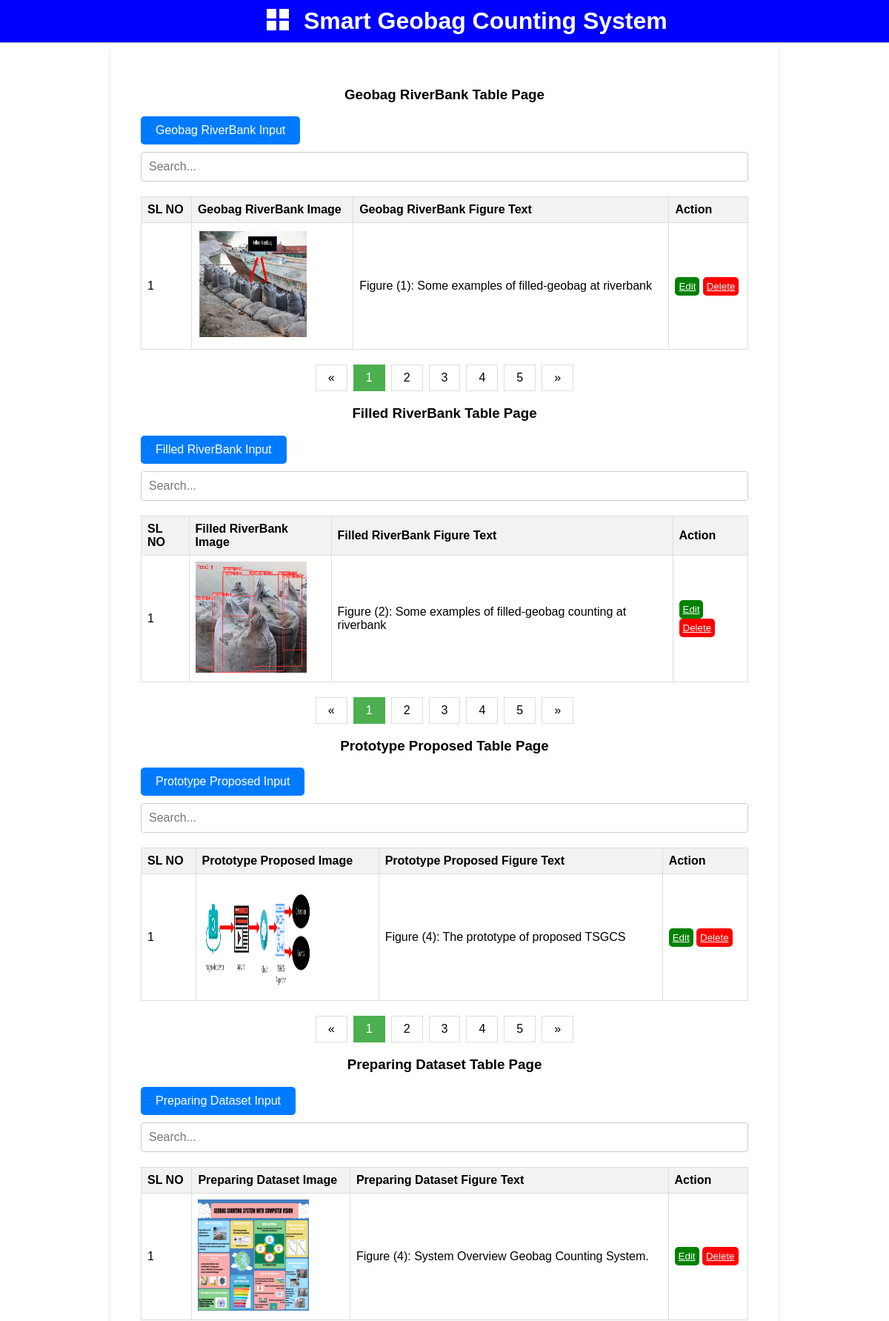
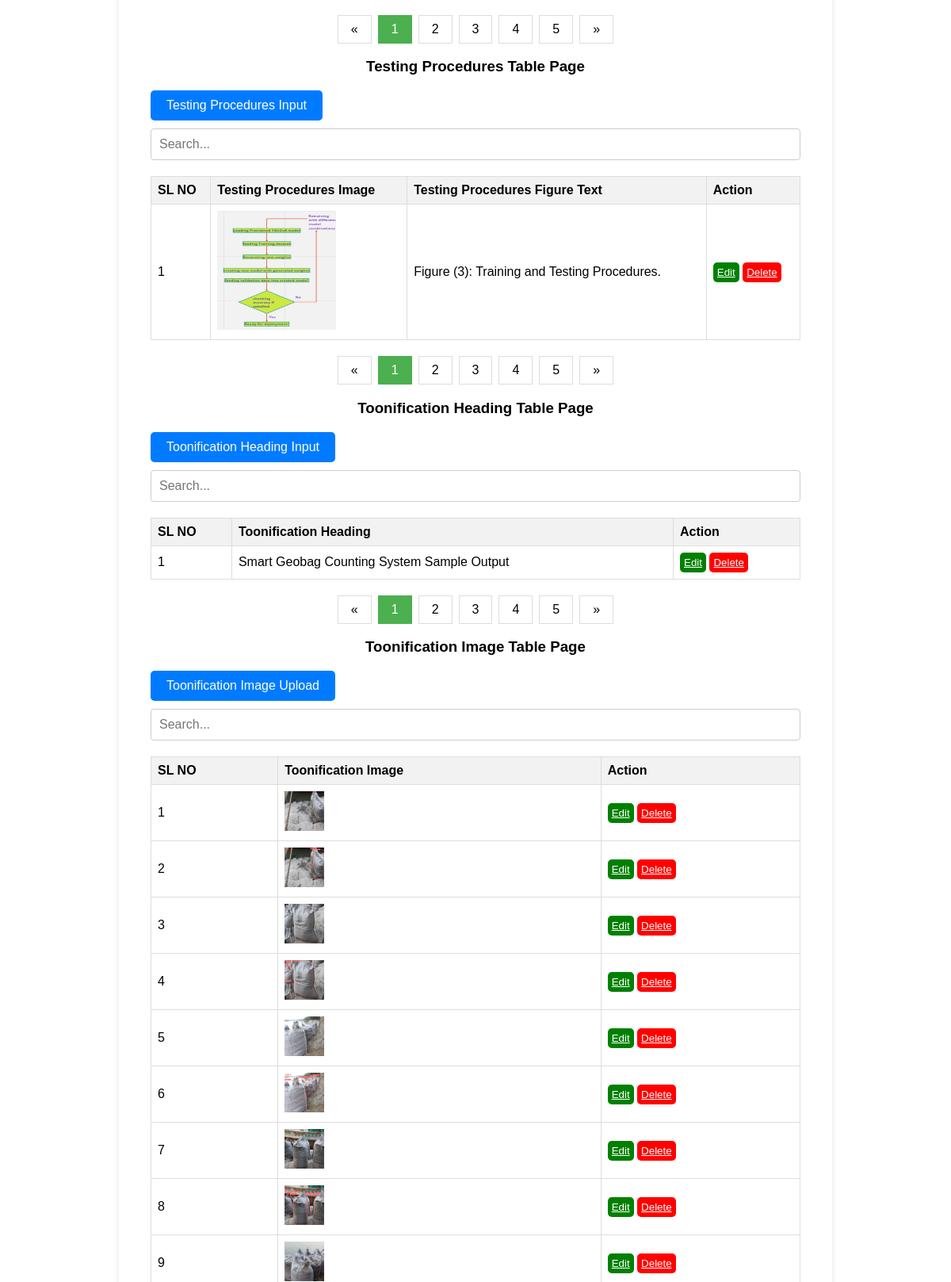
The page /geobagdatatable/ (upper part) on the database its author committed (2 pictures, top to bottom).
### Geobag_Counting/models.py (models this page shows)
class GeobagRiverBank(models.Model):
    geobag_at_riverbank_img = models.ImageField(upload_to='Geobag_at_RiverBank_img/', default='No images')
    image_figure_text = models.CharField(max_length = 500)

class FilledRiverBank(models.Model):
    geobag_counting_riverbank_img = models.ImageField(upload_to='Geobag_at_RiverBank_img/', default='No images')
    counting_figure_text = models.CharField(max_length = 500)

class PrototypeProposed(models.Model):
    prototype_of_proposed_img = models.ImageField(upload_to='Geobag_at_RiverBank_img/', default='No images')
    proposed_figure_text = models.CharField(max_length = 500, default='Default value')

class PreparingDataset(models.Model):
    preparing_pataset_img = models.ImageField(upload_to='Geobag_at_RiverBank_img/', default='No images')
    preparing_dataset_figure_text = models.CharField(max_length = 500)

class TestingProcedures(models.Model):
    testing_procedures_img = models.ImageField(upload_to='Geobag_at_RiverBank_img/', default='No images')
    testing_procedures_figure_text = models.CharField(max_length = 500)

class ToonificationHeading(models.Model):
   toonification_heading = models.CharField(max_length = 500)

class ToonificationImage(models.Model):
   toonification_photo = models.ImageField(upload_to='ToonificationImage/', default='No images')

### Geobag_Counting/views.py (the view)
# urls.py: path('geobagdatatable/', views.Geobagdatatable, name = 'Geobagdatatable'),
def Geobagdatatable(request):
    geobagriverbankdata = GeobagRiverBank.objects.all()
    filledriverbankdata = FilledRiverBank.objects.all()
    prototypeproposeddata = PrototypeProposed.objects.all()
    preparingdatasetdata = PreparingDataset.objects.all()
    testingproceduresdata = TestingProcedures.objects.all()
    toonificationheadingdata = ToonificationHeading.objects.all()
    toonificationimagedata = ToonificationImage.objects.all()
    data = {
        'geobagriverbankdata': geobagriverbankdata,
        'filledriverbankdata': filledriverbankdata,
        'prototypeproposeddata': prototypeproposeddata,
        'preparingdatasetdata': preparingdatasetdata,
        'testingproceduresdata': testingproceduresdata,
        'toonificationheadingdata': toonificationheadingdata,
        'toonificationimagedata': toonificationimagedata,
    }
    return render(request, 'GeobagDataTable.html', data)

### templates/GeobagDataTable.html (shortened to what this page needs)
{% load static %}
<!DOCTYPE html>
<html lang="en">
<head>
    <link rel="stylesheet" href="https://cdnjs.cloudflare.com/ajax/libs/font-awesome/4.7.0/css/font-awesome.min.css">
    <link rel="stylesheet" href="https://cdnjs.cloudflare.com/ajax/libs/font-awesome/5.15.4/css/all.min.css">
    <link rel="stylesheet" href="{% static 'css/style.css' %}">
    <link rel="stylesheet" href="{% static 'css/table.css' %}">
</head>
<body>
<div class = "Top-Section">
    <div class="top_bar">
        <div class = "logo">
          <a href=""><img src="{% static 'images/logo.png' %}"  alt="" >
            </a>
        <h1>Smart Geobag Counting System</h1>
    </div>
    </div>
</div>
<div class="body-section">
  <h3 class="card-title fw-semibold mb-4" style="text-align: center;">Geobag RiverBank Table Page</h3>
  <div class="link_button">
    <a href="{% url 'geobagriverbank' %}">Geobag RiverBank Input</a>
  </div>
  <div class="search-container">
    <input type="text" placeholder="Search...">
  </div>
  <table id="employeeTable">
    <thead>
      <tr>
        <th>SL NO</th>
        <th>Geobag RiverBank Image</th>
        <th>Geobag RiverBank Figure Text</th>
        <th>Action</th>
      </tr>
    </thead>
    <tbody>
      {% for i in geobagriverbankdata %}
      <tr>
          <td>{{forloop.counter}}</td>
          <td><img src="/media/{{i.geobag_at_riverbank_img}}" alt="no image"height="150px" width="150px"></td>
          <td>{{i.image_figure_text}}</td>
          <td><button class="edit-button"><a href="{% url 'geobagriverbank_edit' i.id %}"target = "blank" >Edit </a></button>
              <button class="delete-button"><a href="{% url 'geobagriverbank_delete' i.id %}"> Delete</a></button>
          </td>
      </tr>
      {% endfor %}
    </tbody>
  </table>
  <div class="pagination">
    <a href="#">&laquo;</a>
    <a href="#" class="active">1</a>
    <a href="#">2</a>
    <a href="#">3</a>
    <a href="#">4</a>
    <a href="#">5</a>
    <a href="#">&raquo;</a>
  </div>
  <h3 class="card-title fw-semibold mb-4" style="text-align: center;">Filled RiverBank Table Page</h3>
  <div class="link_button">
    <a href="{% url 'filledriverbank' %}">Filled RiverBank Input</a>
  </div>
  <div class="search-container">
    <input type="text" placeholder="Search...">
  </div>
  <table id="employeeTable">
    <thead>
      <tr>
        <th>SL NO</th>
        <th>Filled RiverBank Image</th>
        <th>Filled RiverBank Figure Text</th>
        <th>Action</th>
      </tr>
    </thead>
    <tbody>
      {% for i in filledriverbankdata %}
      <tr>
          <td>{{forloop.counter}}</td>
          <td><img src="/media/{{i.geobag_counting_riverbank_img}}" alt="no image"height="150px" width="150px"></td>
          <td>{{i.counting_figure_text}}</td>
          <td><button class="edit-button"><a href="{% url 'filledriverbank_edit' i.id %}"target = "blank" >Edit </a></button>
              <button class="delete-button"><a href="{% url 'filledriverbank_delete' i.id %}"> Delete</a></button>
          </td>
      </tr>
      {% endfor %}
    </tbody>
  </table>
  <div class="pagination">
    <a href="#">&laquo;</a>
    <a href="#" class="active">1</a>
    <a href="#">2</a>
    <a href="#">3</a>
    <a href="#">4</a>
    <a href="#">5</a>
    <a href="#">&raquo;</a>
  </div>
  <h3 class="card-title fw-semibold mb-4" style="text-align: center;">Prototype Proposed Table Page</h3>
  <div class="link_button">
    <a href="{% url 'prototypeproposed' %}">Prototype Proposed Input</a>
  </div>
  <div class="search-container">
    <input type="text" placeholder="Search...">
  </div>
  <table id="employeeTable">
    <thead>
      <tr>
        <th>SL NO</th>
        <th>Prototype Proposed  Image</th>
        <th>Prototype Proposed  Figure Text</th>
        <th>Action</th>
      </tr>
    </thead>
    <tbody>
      {% for i in prototypeproposeddata %}
      <tr>
          <td>{{forloop.counter}}</td>
          <td><img src="/media/{{i.prototype_of_proposed_img}}" alt="no image"height="150px" width="150px"></td>
          <td>{{i.proposed_figure_text}}</td>
          <td><button class="edit-button"><a href="{% url 'prototypeproposed_edit' i.id %}"target = "blank" >Edit </a></button>
              <button class="delete-button"><a href="{% url 'prototypeproposed_delete' i.id %}"> Delete</a></button>
          </td>
      </tr>
      {% endfor %}
    </tbody>
  </table>
  <div class="pagination">
    <a href="#">&laquo;</a>
    <a href="#" class="active">1</a>
    <a href="#">2</a>
    <a href="#">3</a>
    <a href="#">4</a>
    <a href="#">5</a>
    <a href="#">&raquo;</a>
  </div>
<h3 class="card-title fw-semibold mb-4" style="text-align: center;">Preparing Dataset Table Page</h3>
<div class="link_button">
  <a href="{% url 'preparingdataset' %}">Preparing Dataset Input</a>
</div>
<div class="search-container">
  <input type="text" placeholder="Search...">
</div>
<table id="employeeTable">
  <thead>
    <tr>
      <th>SL NO</th>
      <th>Preparing Dataset  Image</th>
      <th>Preparing Dataset  Figure Text</th>
      <th>Action</th>
    </tr>
  </thead>
  <tbody>
    {% for i in preparingdatasetdata %}
    <tr>
        <td>{{forloop.counter}}</td>
        <td><img src="/media/{{i.preparing_pataset_img}}" alt="no image"height="150px" width="150px"></td>
        <td>{{i.preparing_dataset_figure_text}}</td>
        <td><button class="edit-button"><a href="{% url 'preparingdataset_edit' i.id %}"target = "blank" >Edit </a></button>
            <button class="delete-button"><a href="{% url 'preparingdataset_delete' i.id %}"> Delete</a></button>
        </td>
    </tr>
    {% endfor %}
  </tbody>
</table>
<div class="pagination">
  <a href="#">&laquo;</a>
  <a href="#" class="active">1</a>
  <a href="#">2</a>
  <a href="#">3</a>
  <a href="#">4</a>
  <a href="#">5</a>
  <a href="#">&raquo;</a>
</div>
<h3 class="card-title fw-semibold mb-4" style="text-align: center;">Testing Procedures Table Page</h3>
<div class="link_button">
  <a href="{% url 'testingprocedures' %}">Testing Procedures Input</a>
</div>
<div class="search-container">
  <input type="text" placeholder="Search...">
</div>
<table id="employeeTable">
  <thead>
    <tr>
      <th>SL NO</th>
      <th>Testing Procedures  Image</th>
      <th>Testing Procedures  Figure Text</th>
      <th>Action</th>
    </tr>
  </thead>
  <tbody>
    {% for i in testingproceduresdata %}
    <tr>
        <td>{{forloop.counter}}</td>
        <td><img src="/media/{{i.testing_procedures_img}}" alt="no image"height="150px" width="150px"></td>
        <td>{{i.testing_procedures_figure_text}}</td>
        <td><button class="edit-button"><a href="{% url 'testingprocedures_edit' i.id %}"target = "blank" >Edit </a></button>
            <button class="delete-button"><a href="{% url 'testingprocedures_delete' i.id %}"> Delete</a></button>
        </td>
    </tr>
    {% endfor %}
  </tbody>
</table>
<div class="pagination">
  <a href="#">&laquo;</a>
  <a href="#" class="active">1</a>
  <a href="#">2</a>
  <a href="#">3</a>
  <a href="#">4</a>
  <a href="#">5</a>
  <a href="#">&raquo;</a>
</div>
<h3 class="card-title fw-semibold mb-4" style="text-align: center;">Toonification Heading Table Page </h3>
<div class="link_button">
  <a href="{% url 'toonificationheadingpage' %}">Toonification Heading Input</a>
</div>
<div class="search-container">
  <input type="text" placeholder="Search...">
</div>
<table id="employeeTable">
  <thead>
    <tr>
      <th>SL NO</th>
      <th>Toonification Heading</th>
      <th>Action</th>
    </tr>
  </thead>
  <tbody>
    {% for i in toonificationheadingdata %}
    <tr>
        <td>{{forloop.counter}}</td>
        <td>{{i.toonification_heading}}</td>
        <td><button class="edit-button"><a href="{% url 'ToonificationHeadingpageedit' i.id %}"target = "blank" >Edit </a></button>
            <button class="delete-button"><a href="{% url 'deleteToonificationHeading' i.id %}"> Delete</a></button>
        </td>
    </tr>
    {% endfor %}
  </tbody>
</table>
<div class="pagination">
  <a href="#">&laquo;</a>
  <a href="#" class="active">1</a>
  <a href="#">2</a>
  <a href="#">3</a>
  <a href="#">4</a>
  <a href="#">5</a>
  <a href="#">&raquo;</a>
</div>
<h3 class="card-title fw-semibold mb-4" style="text-align: center;">Toonification Image Table Page</h3>
<div class="link_button">
  <a href="{% url 'toonificationimagepage' %}">Toonification Image Upload </a>
</div>
<div class="search-container">
  <input type="text" placeholder="Search...">
</div>
<table id="employeeTable">
  <thead>
    <tr>
      <th>SL NO</th>
      <th>Toonification Image</th>
      <th>Action</th>
    </tr>
  </thead>
  <tbody>
    {% for i in toonificationimagedata %}
    <tr>
        <td>{{forloop.counter}}</td>
        <td><img src="/media/{{i.toonification_photo}}" alt="no image"height="50px" width="50px"></td>
        <td><button class="edit-button"><a href="{% url 'toonificationimagepageedit' i.id %}"target = "blank" >Edit </a></button>
            <button class="delete-button"><a href="{% url 'deletetoonificationimage' i.id %}"> Delete</a></button>
        </td>
    </tr>
    {% endfor %}
  </tbody>
</table>
</div>
</body>
</html>

### static/css/style.css (style rules this page uses)
body { font-family: Arial, sans-serif; margin: 0; padding: 0; background-image: url('/static/images/back-4.jpg'); background-size: cover; background-position: center; }
.Top-Section { position: sticky; top: 0; z-index: 1000; background-color: white; }
.top_bar { display: flex; align-items: center; padding: 10px; border-bottom: 1px solid #b4afaf; background: blue; }
.logo { display: flex; align-items: center; margin-left: 350px; }
.logo a img { width: 30px; margin-right: 20px; }
.logo h1 { margin: 0; font-size: 32px; color: white; align-items: center; }
.body-section { margin-left: 150px; margin-right: 150px; background-color: #ffffff; padding: 40px; box-shadow: 0 4px 8px rgba(0, 0, 0, 0.1); }
button { background-color: #4CAF50; color: white; padding: 10px 20px; border: none; border-radius: 5px; cursor: pointer; }

### static/css/table.css (style rules this page uses)
table { width: 100%; border-collapse: collapse; margin-bottom: 20px; }
th, td { border: 1px solid #ddd; padding: 8px; text-align: left; }
th { background-color: #f2f2f2; }
.search-container { margin-bottom: 20px; }
.search-container input[type=text] { padding: 10px; margin-top: 10px; width: 100%; box-sizing: border-box; border: 1px solid #ccc; border-radius: 4px; font-size: 16px; }
.pagination { display: flex; justify-content: center; margin-top: 20px; }
.pagination a { color: black; float: left; padding: 8px 16px; text-decoration: none; transition: background-color .3s; border: 1px solid #ddd; margin: 0 4px; }
.pagination a.active { background-color: #4CAF50; color: white; border: 1px solid #4CAF50; }
.edit-button { background-color: green; color: white; border: none; cursor: pointer; padding: 5px; }
.edit-button a { color: white; }
.delete-button { background-color: red; color: white; border: none; cursor: pointer; padding: 5px; }
.delete-button a { color: white; }

### templates/GeobagDataTable.html (style rules this page uses)
.link_button a { display: inline-block; padding: 10px 20px; background-color: #007bff; color: #fff; text-align: center; text-decoration: none; border: none; border-radius: 5px; cursor: pointer; transition: background-color 0.3s; }

### rows shown on the page
GeobagRiverBank: geobag_at_riverbank_img (picture), image_figure_text "Figure (1): Some examples of filled-geobag at riverbank"
FilledRiverBank: geobag_counting_riverbank_img (picture), counting_figure_text "Figure (2): Some examples of filled-geobag counting at riverbank"
PrototypeProposed: prototype_of_proposed_img (picture), proposed_figure_text "Figure (4): The prototype of proposed TSGCS"
PreparingDataset: preparing_pataset_img (picture), preparing_dataset_figure_text "Figure (4): System Overview Geobag Counting System."
TestingProcedures: testing_procedures_img (picture), testing_procedures_figure_text "Figure (3): Training and Testing Procedures."
ToonificationHeading: toonification_heading "Smart Geobag Counting System Sample Output"
ToonificationImage: toonification_photo (picture)
ToonificationImage: toonification_photo (picture)
ToonificationImage: toonification_photo (picture)
ToonificationImage: toonification_photo (picture)
ToonificationImage: toonification_photo (picture)
ToonificationImage: toonification_photo (picture)
ToonificationImage: toonification_photo (picture)
ToonificationImage: toonification_photo (picture)
ToonificationImage: toonification_photo (picture)
